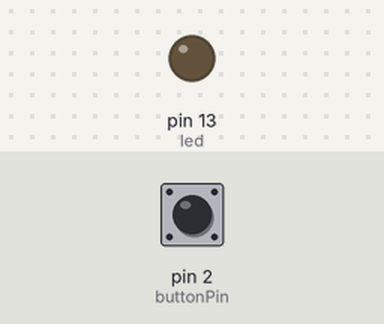
Bench run of a sketch on a simulated Arduino Uno, built with avr-gcc and run on an emulated ATmega328P. On the bench: output pins drawn as LEDs (lit = HIGH). Inputs (shaded band) come from the test bench; at power-on: pin 2 (buttonPin) LOW.

Above: at 1.2 s.
1.3 s: pin 2 (buttonPin) pulled HIGH for 0.15 s
At 2.1 s:
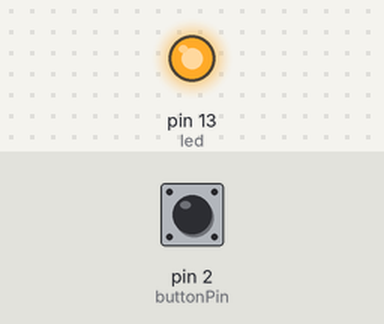
2.9 s: pin 2 (buttonPin) pulled HIGH for 1 s
At 3.4 s:
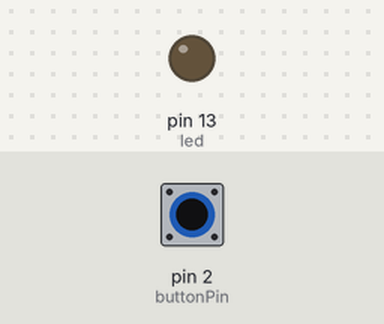
5.4 s: pin 2 (buttonPin) pulled HIGH for 3.2 s
At 6.5 s:
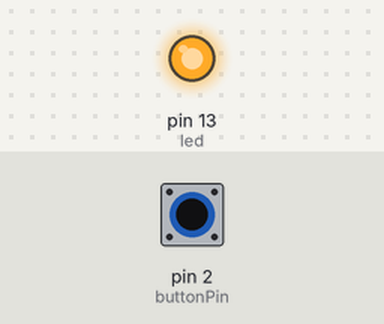
Timing chart, 0 to 8.4 s (numbered marks = the images above; inputs shaded):
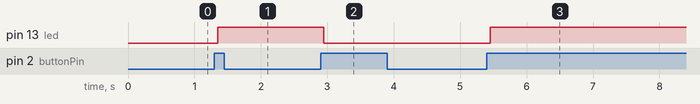

Measured:
- after the input at 1.3 s, pin 13 (led): LOW → HIGH after 0.05 s
- after the input at 2.9 s, pin 13 (led): HIGH → LOW after 0.05 s
- after the input at 5.4 s, pin 13 (led): LOW → HIGH after 0.05 s

The sketch:

3.4.ino
```cpp
int buttonPin=2;
int led=13;

int buttonPushCounter=0;
int buttonState=0;
int lastButtonState=0;

void setup() {
  // put your setup code here, to run once:

  pinMode(buttonPin,INPUT);
  pinMode(led,OUTPUT);
}

void loop() {
  // put your main code here, to run repeatedly:

  buttonState=digitalRead(buttonPin);

  if(lastButtonState!=buttonState){
    if(buttonState==1){
      buttonPushCounter++;
    }
    delay(50);
  }
  if(buttonPushCounter%2==1){
    digitalWrite(led,HIGH);
  }
  else{
    digitalWrite(led,LOW);
  }
  lastButtonState=buttonState;
}
```
